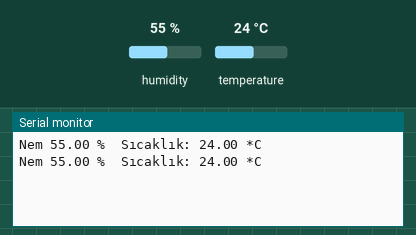
The sketch below on a simulated Arduino Uno, built with avr-gcc and run on an emulated ATmega328P. On the bench: the last lines printed to the serial monitor. The test bench sets the inputs (shaded band); at power-on: humidity 55 %, temperature 24 °C.

Above: at 4.8 s.
4.9 s: humidity set to 22 %
At 6.8 s:
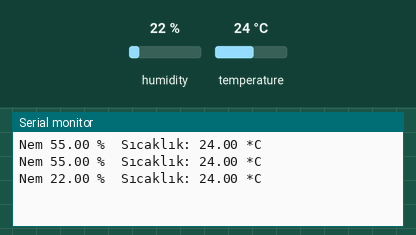
7.9 s: temperature set to 12 °C
At 9.2 s:
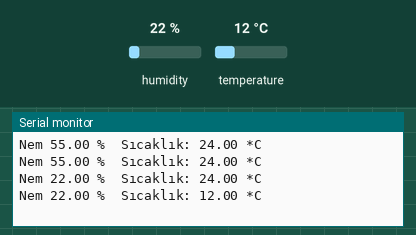
10.9 s: humidity set to 40 %
At 12.9 s:
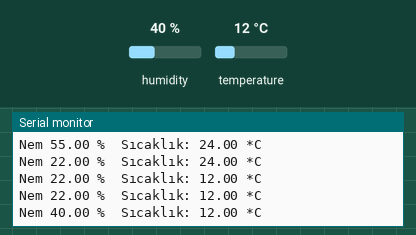
Timing chart, 0 to 14.4 s (numbered marks = the images above; inputs shaded):
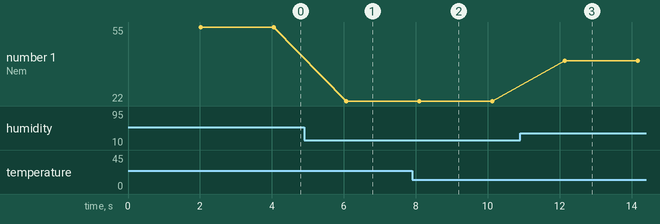

Measured:
- after the input at 4.9 s, the serial monitor: prints a new line after 1.2 s (image 1)
- after the input at 7.9 s, the serial monitor: prints a new line after 0.20 s (image 2)
- after the input at 10.9 s, the serial monitor: prints a new line after 1.2 s (image 3)
- plotted number 1: 55 → 22 after the input at 4.9 s, 22 → 40 after the input at 10.9 s

The sketch:

7.ino
```cpp
#include <Adafruit_Sensor.h>
#include "DHT.h"  //DHT11 Kütüphanesi
#define DHTPIN 2  //DHT11 data pini

DHT dht(DHTPIN, DHT11);

void setup() {
  Serial.begin(9600); //Seri haberleşme başlatılır
  dht.begin();        //dht başlatılır
}

void loop() {
  delay(2000);        //Her okuma arasında 2sn beklenir

  float nem = dht.readHumidity();          //Nem bilgisi alınır
  float sicaklik = dht.readTemperature();  //Sıcaklık bilgisi alınır

  //Okunan değerler seri porttan gönderilir
  Serial.print("Nem ");
  Serial.print(nem  );
  Serial.print(" %\t");
  Serial.print("Sıcaklık: ");
  Serial.print(sicaklik);
  Serial.println(" *C ");
}
```
